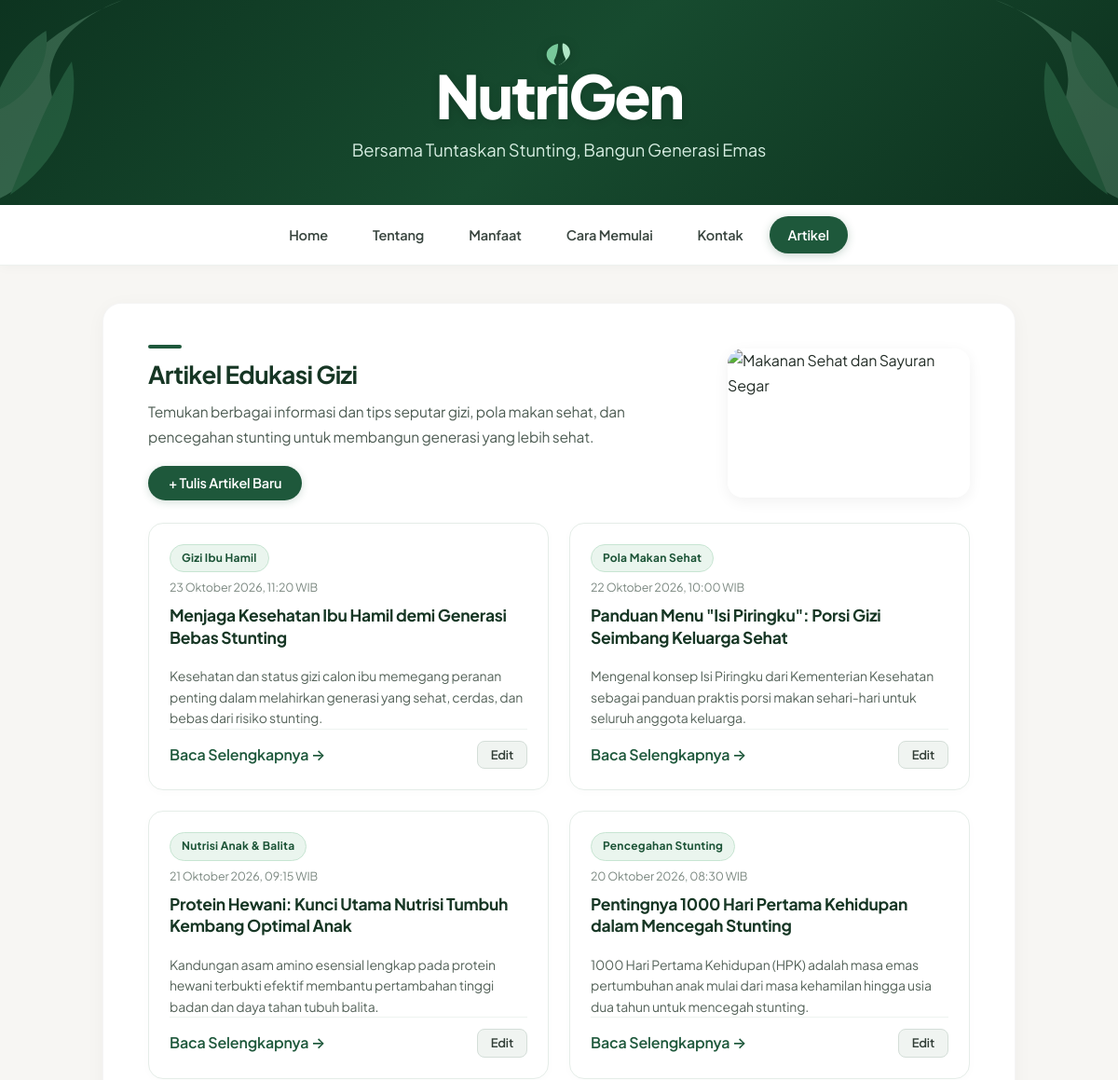
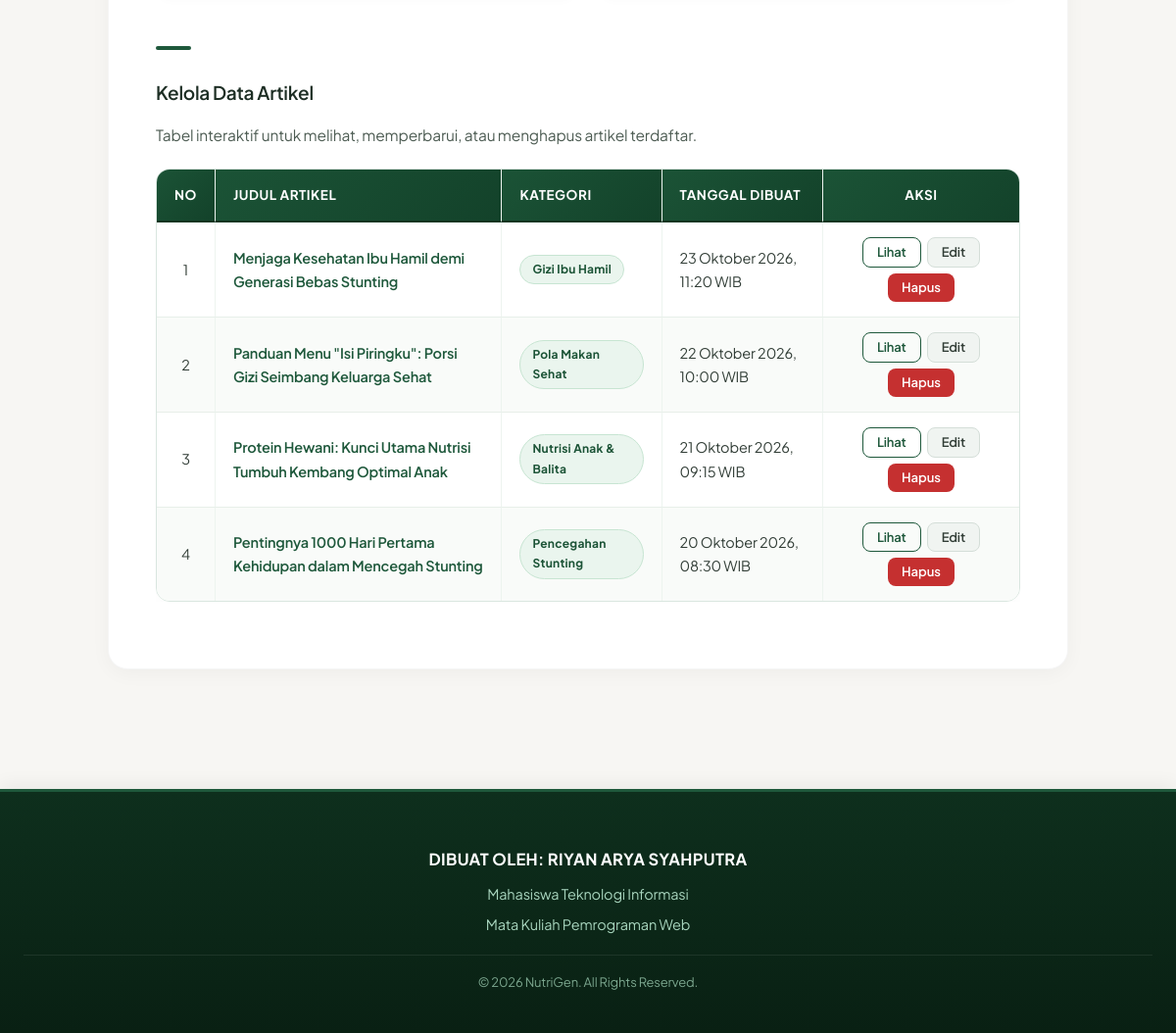
Screenshot of /artikel.php with the database file from the repository (2 pictures, top to bottom).
### tables this page shows
CREATE TABLE `artikel` (
  `id` INT(11) NOT NULL AUTO_INCREMENT,
  `judul` VARCHAR(150) NOT NULL,
  `kategori` VARCHAR(100) NOT NULL,
  `ringkasan` VARCHAR(255) NOT NULL,
  `isi` TEXT NOT NULL,
  `tanggal_dibuat` TIMESTAMP NOT NULL DEFAULT CURRENT_TIMESTAMP,
  PRIMARY KEY (`id`)
);

### includes/functions.php (called while the page is built, shortened)
<?php
function e(?string $teks): string {
    return htmlspecialchars($teks ?? '', ENT_QUOTES, 'UTF-8');
}
function format_tanggal_indonesia(?string $datetime): string {
    $timestamp = strtotime($datetime);
    $bulan = [
        1 => 'Januari',
        2 => 'Februari',
        3 => 'Maret',
        4 => 'April',
        5 => 'Mei',
        6 => 'Juni',
        7 => 'Juli',
        8 => 'Agustus',
        9 => 'September',
        10 => 'Oktober',
        11 => 'November',
        12 => 'Desember'
    ];
    $hari = date('j', $timestamp);
    $bulan_index = (int)date('n', $timestamp);
    $tahun = date('Y', $timestamp);
    $jam = date('H:i', $timestamp);
    $nama_bulan = $bulan[$bulan_index] ?? '';
    return "{$hari} {$nama_bulan} {$tahun}, {$jam} WIB";
}

### artikel.php (the view, shortened to what this page needs)
<?php
require_once __DIR__ . '/includes/koneksi.php';
require_once __DIR__ . '/includes/functions.php';
$daftar_artikel = [];
if (!empty($koneksi)) {
    $sql = "SELECT id, judul, kategori, ringkasan, tanggal_dibuat FROM artikel ORDER BY tanggal_dibuat DESC, id DESC";
    $result = @mysqli_query($koneksi, $sql);
    if ($result) {
        while ($row = mysqli_fetch_assoc($result)) {
            $daftar_artikel[] = $row;
        }
    } else {
        $error_db = 'Gagal memuat data artikel dari database.';
    }
}
require_once __DIR__ . '/includes/header.php';
require_once __DIR__ . '/includes/navbar.php';
?>
    <main>
        <section>
            <div class="card-hero-banner">
                <div class="card-hero-content">
                    <div class="accent-bar"></div>
                    <h2>Artikel Edukasi Gizi</h2>
                    <p>
                        Temukan berbagai informasi dan tips seputar gizi, pola makan sehat,
                        dan pencegahan stunting untuk membangun generasi yang lebih sehat.
                    </p>
                    <div style="margin-top: 18px;">
                        <a href="tambah.php" class="btn btn-primary">+ Tulis Artikel Baru</a>
                    </div>
                </div>
                <img
                    src="https://images.unsplash.com/photo-1540420773420-3366772f4999?auto=format&fit=crop&w=600&q=80"
                    alt="Makanan Sehat dan Sayuran Segar"
                    class="card-hero-image"
                >
            </div>
            <?php if (empty($daftar_artikel)): ?>
                <div class="empty-state">
                    <p>Belum ada artikel yang tersimpan di dalam database.</p>
                    <a href="tambah.php" class="btn btn-primary">+ Tambah Artikel Pertama</a>
                </div>
            <?php else: ?>
                <div class="article-grid">
                    <?php foreach ($daftar_artikel as $item): ?>
                        <article class="article-card">
                            <div class="article-card-header">
                                <span class="badge-category"><?= e($item['kategori']) ?></span>
                                <span class="article-card-date"><?= e(format_tanggal_indonesia($item['tanggal_dibuat'])) ?></span>
                                <h3 class="article-card-title">
                                    <a href="detail.php?id=<?= (int)$item['id'] ?>"><?= e($item['judul']) ?></a>
                                </h3>
                            </div>
                            <p class="article-card-summary">
                                <?= e($item['ringkasan']) ?>
                            </p>
                            <div class="article-card-footer">
                                <a href="detail.php?id=<?= (int)$item['id'] ?>" class="link">Baca Selengkapnya &rarr;</a>
                                <div class="action-buttons">
                                    <a href="edit.php?id=<?= (int)$item['id'] ?>" class="btn btn-secondary btn-sm">Edit</a>
                                </div>
                            </div>
                        </article>
                    <?php endforeach; ?>
                </div>
                <div id="kelola-artikel" style="margin-top: 48px;">
                    <div class="accent-bar"></div>
                    <h3>Kelola Data Artikel</h3>
                    <p>Tabel interaktif untuk melihat, memperbarui, atau menghapus artikel terdaftar.</p>
                    <div class="table-responsive">
                        <table>
                            <thead>
                                <tr>
                                    <th style="width: 50px; text-align: center;">No</th>
                                    <th>Judul Artikel</th>
                                    <th>Kategori</th>
                                    <th>Tanggal Dibuat</th>
                                    <th style="text-align: center; width: 200px;">Aksi</th>
                                </tr>
                            </thead>
                            <tbody>
                                <?php $no = 1; ?>
                                <?php foreach ($daftar_artikel as $art): ?>
                                    <tr>
                                        <td style="text-align: center; font-weight: normal;"><?= $no++ ?></td>
                                        <td>
                                            <a href="detail.php?id=<?= (int)$art['id'] ?>" class="link" style="font-weight: 600;">
                                                <?= e($art['judul']) ?>
                                            </a>
                                        </td>
                                        <td><span class="badge-category"><?= e($art['kategori']) ?></span></td>
                                        <td><?= e(format_tanggal_indonesia($art['tanggal_dibuat'])) ?></td>
                                        <td>
                                            <div class="action-buttons" style="justify-content: center;">
                                                <a href="detail.php?id=<?= (int)$art['id'] ?>" class="btn btn-outline btn-sm">Lihat</a>
                                                <a href="edit.php?id=<?= (int)$art['id'] ?>" class="btn btn-secondary btn-sm">Edit</a>
                                                <form action="hapus.php" method="POST">
                                                    <button type="submit" class="btn btn-danger btn-sm">Hapus</button>
                                                </form>
                                            </div>
                                        </td>
                                    </tr>
                                <?php endforeach; ?>
                            </tbody>
                        </table>
                    </div>
                </div>
            <?php endif; ?>
        </section>
    </main>
<?php
require_once __DIR__ . '/includes/footer.php';
?>

### rows the page displays
artikel: kategori "Gizi Ibu Hamil", tanggal_dibuat "23 Oktober 2026, 11:20 WIB", judul "Menjaga Kesehatan Ibu Hamil demi Generasi Bebas Stunting", ringkasan "Kesehatan dan status gizi calon ibu memegang peranan penting dalam melahirkan generasi yang sehat, cerdas, dan bebas dari risiko stunting."
artikel: kategori "Pola Makan Sehat", tanggal_dibuat "22 Oktober 2026, 10:00 WIB", judul "Panduan Menu \"Isi Piringku\": Porsi Gizi Seimbang Keluarga Sehat", ringkasan "Mengenal konsep Isi Piringku dari Kementerian Kesehatan sebagai panduan praktis porsi makan sehari-hari untuk seluruh anggota keluarga."
artikel: kategori "Nutrisi Anak & Balita", tanggal_dibuat "21 Oktober 2026, 09:15 WIB", judul "Protein Hewani: Kunci Utama Nutrisi Tumbuh Kembang Optimal Anak", ringkasan "Kandungan asam amino esensial lengkap pada protein hewani terbukti efektif membantu pertambahan tinggi badan dan daya tahan tubuh balita."
artikel: kategori "Pencegahan Stunting", tanggal_dibuat "20 Oktober 2026, 08:30 WIB", judul "Pentingnya 1000 Hari Pertama Kehidupan dalam Mencegah Stunting", ringkasan "1000 Hari Pertama Kehidupan (HPK) adalah masa emas pertumbuhan anak mulai dari masa kehamilan hingga usia dua tahun untuk mencegah stunting."
